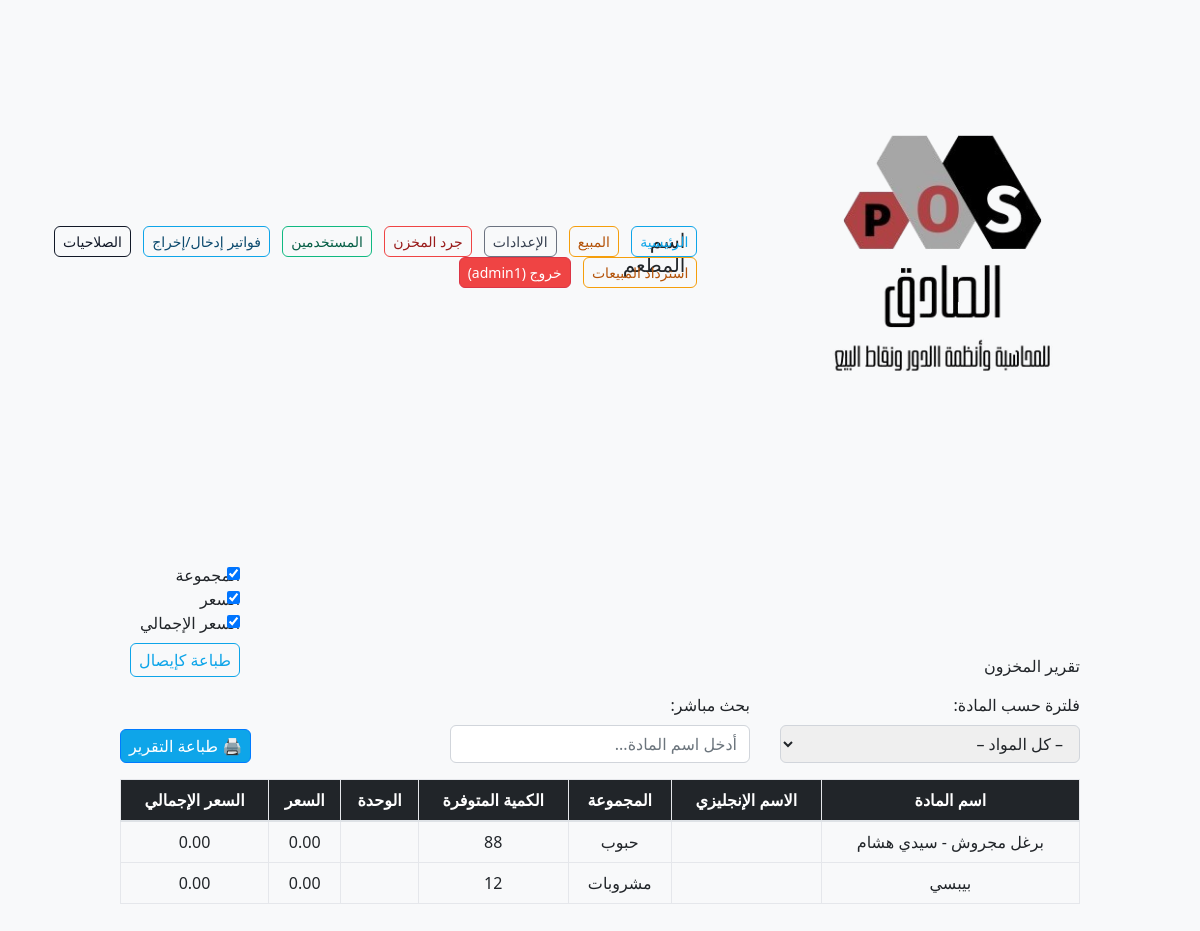
Before: /public/stock_report.php (signed in) with the older database file.
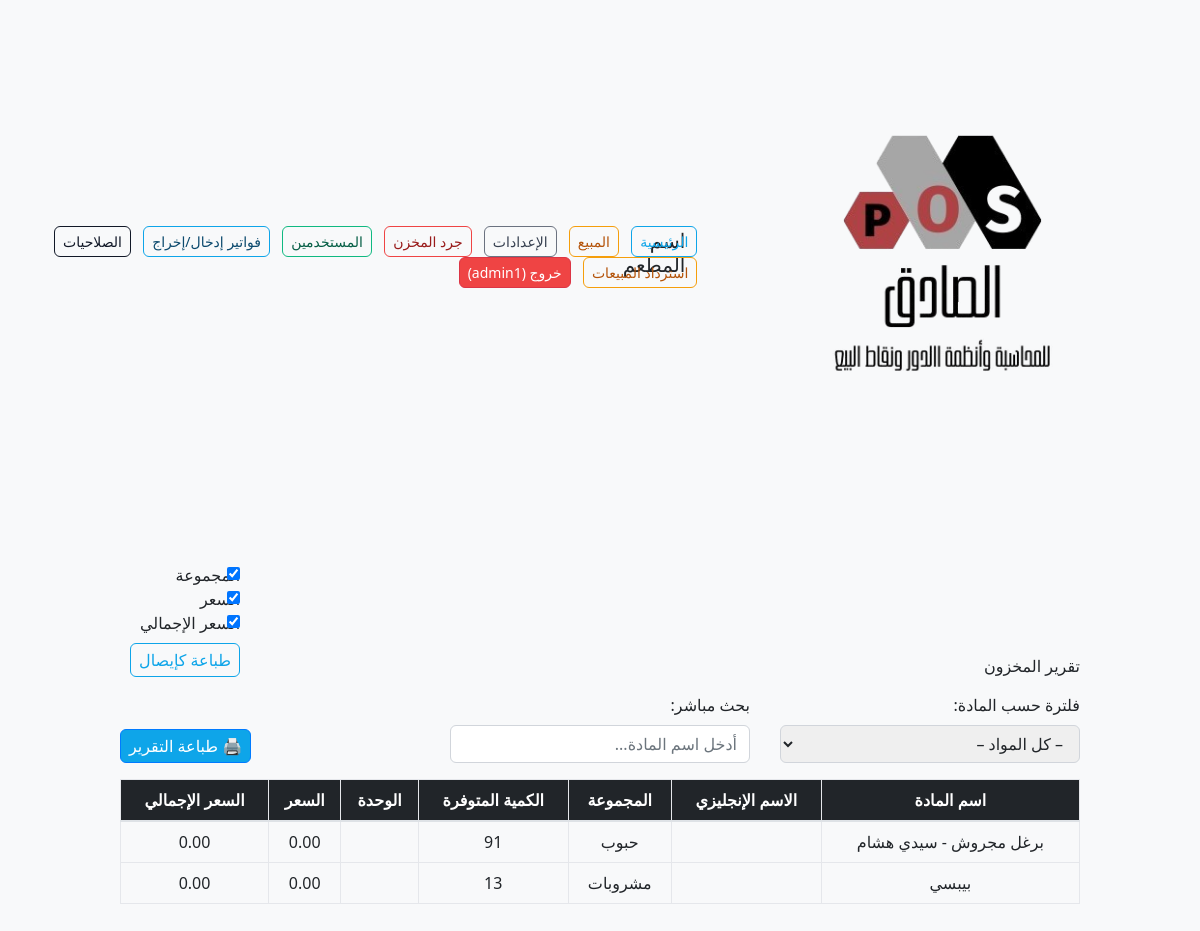
After: the same page with the newer database file.
### tables this page shows
CREATE TABLE Items (
	id INTEGER PRIMARY KEY AUTOINCREMENT,
	name_ar TEXT NOT NULL,
	name_en TEXT,
	barcode TEXT UNIQUE,
	group_id INTEGER REFERENCES Groups(id) ON DELETE SET NULL,
	price REAL NOT NULL,
	stock REAL DEFAULT 0,
	unit TEXT
);

CREATE TABLE Groups (
	id INTEGER PRIMARY KEY AUTOINCREMENT,
	name TEXT NOT NULL,
	printer_id INTEGER REFERENCES Printers(id) ON DELETE SET NULL
);

### src/Item.php (called while the page is built, shortened)
<?php
class Item
{
    private PDO $db;
    public function __construct(PDO $db)
    {
        $this->db = $db;
    }
    public function allWithStockAndGroup(): array {
        $stmt = $this->db->query("
            SELECT i.id, i.name_ar, i.name_en, i.stock, i.unit, g.name AS group_name
            FROM Items i
            LEFT JOIN Groups g ON g.id = i.group_id
            ORDER BY i.name_ar
        ");
        return $stmt->fetchAll(PDO::FETCH_ASSOC);
    }
}

### public/stock_report.php (the view, shortened to what this page needs)
<?php
require_once __DIR__ . '/../src/init.php';
require_once __DIR__ . '/../src/Item.php';
$itemModel = new Item($db);
$items = $itemModel->allWithStockAndGroup();
?>
<?php include 'header.php'; ?>
<main class="container py-4">
  <div class="d-flex justify-content-between align-items-end mb-3">
    <h2 class="mb-0">تقرير المخزون</h2>
    <div>
      <div class="form-check"><input class="form-check-input" type="checkbox" id="sf_group" checked><label class="form-check-label" for="sf_group">المجموعة</label></div>
      <div class="form-check"><input class="form-check-input" type="checkbox" id="sf_price" checked><label class="form-check-label" for="sf_price">السعر</label></div>
      <div class="form-check"><input class="form-check-input" type="checkbox" id="sf_net" checked><label class="form-check-label" for="sf_net">السعر الإجمالي</label></div>
      <button id="printStock" class="btn btn-outline-primary mt-2">طباعة كإيصال</button>
    </div>
  </div>
  <div class="row g-3 mb-3 align-items-end">
    <div class="col-md-4">
      <label for="filterItem" class="form-label">فلترة حسب المادة:</label>
      <select id="filterItem" class="form-select">
        <option value="all">– كل المواد –</option>
      </select>
    </div>
    <div class="col-md-4">
      <label for="searchInput" class="form-label">بحث مباشر:</label>
      <input type="text" id="searchInput" class="form-control" placeholder="أدخل اسم المادة...">
    </div>
    <div class="col-md-4 text-end">
      <button class="btn btn-primary mt-3" onclick="printReport()">🖨️ طباعة التقرير</button>
    </div>
  </div>
  <div class="table-responsive" id="reportArea">
    <table class="table table-bordered table-hover text-center align-middle" id="stockTable">
      <thead class="table-dark">
        <tr>
          <th>اسم المادة</th>
          <th>الاسم الإنجليزي</th>
          <th>المجموعة</th>
          <th>الكمية المتوفرة</th>
          <th>الوحدة</th>
          <th>السعر</th>
          <th>السعر الإجمالي</th>
        </tr>
      </thead>
      <tbody>
        <?php foreach ($items as $it): $net = (float)$it['stock'] * (float)($it['price'] ?? 0); ?>
          <tr data-name="<?= strtolower($it['name_ar']) ?>">
            <td><?= htmlspecialchars($it['name_ar']) ?></td>
            <td><?= htmlspecialchars($it['name_en']) ?></td>
            <td><?= htmlspecialchars($it['group_name']) ?></td>
            <td><?= $it['stock'] ?></td>
            <td><?= htmlspecialchars($it['unit']) ?></td>
            <td><?= number_format((float)($it['price'] ?? 0), 2) ?></td>
            <td><?= number_format($net, 2) ?></td>
          </tr>
        <?php endforeach; ?>
      </tbody>
    </table>
  </div>
</main>

Changed rows visible on the page:
changed items "برغل مجروش - سيدي هشام": stock "88" → "91"
changed items "بيبسي": stock "12" → "13"
